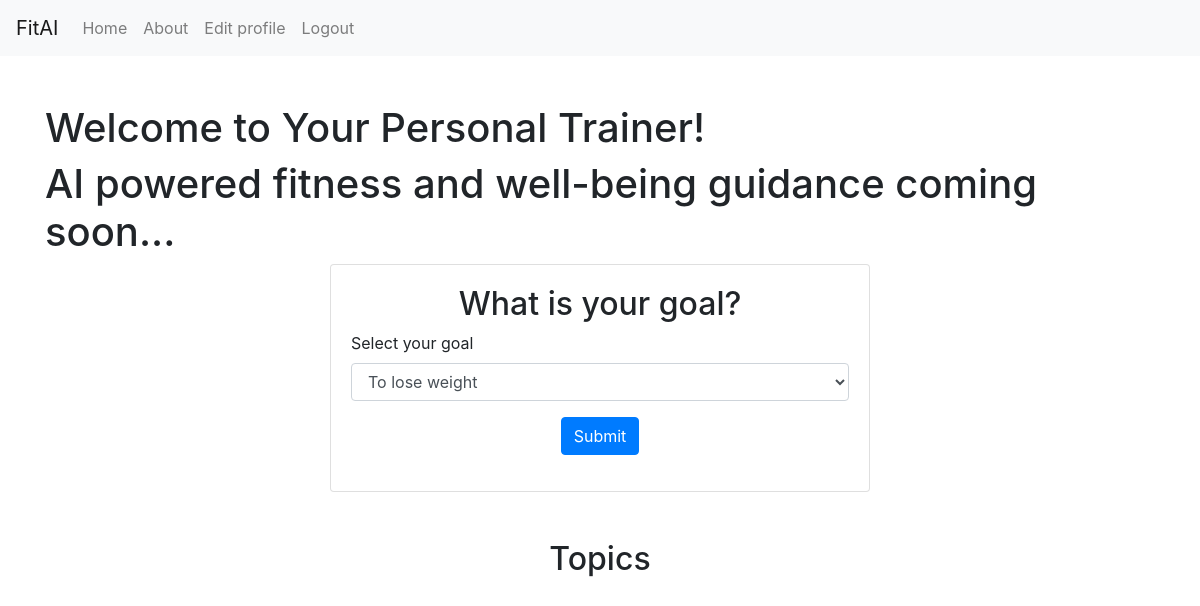
The app's page /user (signed in), older data.
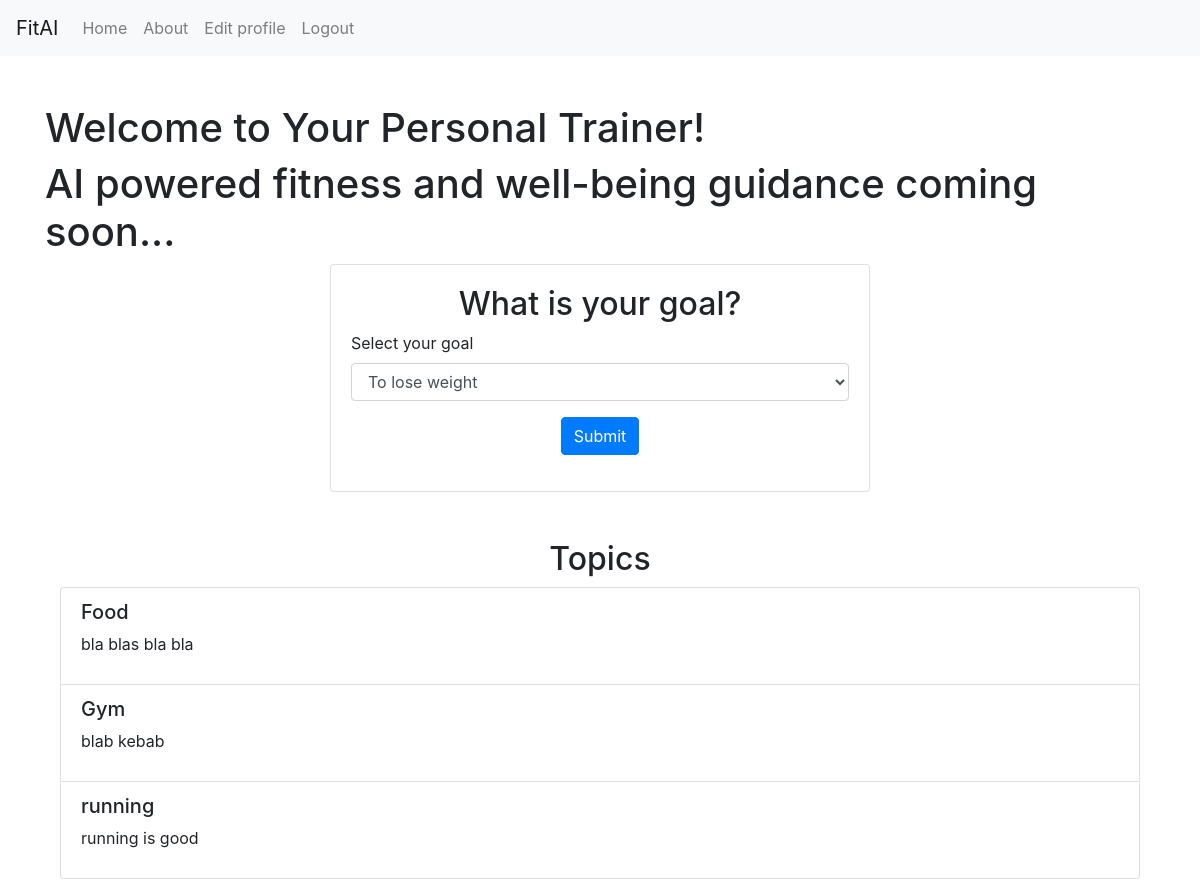
The same page, newer data.
### main.py (models this page shows, shortened)
class Topics(db.Model):
    id = db.Column(db.Integer, primary_key=True)
    title = db.Column(db.String(100), nullable=False)
    description = db.Column(db.Text, nullable=True)

### main.py (the view)
@app.route("/user", methods=["POST", "GET"])
def user():
    if "user" in session:
        email = session["email"]
        user = Users.query.filter_by(email=email).first()
        topics = Topics.query.all()  # לקבל את כל הנושאים
        if request.method == "POST":
            goal = request.form["goal"]
            db.session.commit()
            flash("Information updated successfully!", "success")
            return redirect(url_for("user"))
        return render_template("user.html", email=email, topics=topics)
    else:
        return redirect(url_for("login"))

### main.py (called while the page is built)
@app.context_processor
def inject_user():
    user_email = session.get("email")
    user_type = session.get("user_type")
    user = Users.query.filter_by(email=user_email).first() if user_email else None
    return dict(current_user=user)

### Templates/user.html (shortened to what this page needs)
{% extends "base.html" %}
{% block content %}
<div class="background-image">
    <div class="container mt-5">
        <div class="welcome-message">
            <h1>Welcome to Your Personal Trainer!</h1>
            <h1>AI powered fitness and well-being guidance coming soon...</h1>
        </div>
        <div class="row">
            <div class="col-md-6 offset-md-3">
                <div class="card">
                    <div class="card-body">
                        <h2 class="text-center">What is your goal?</h2>
                        <form action="/user" method="POST">
                            <div class="form-group">
                                <label for="goal">Select your goal</label>
                                <select name="goal" id="goal" class="form-control">
                                    <option value="lose_weight">To lose weight</option>
                                </select>
                            </div>
                            <div class="form-group text-center mt-3">
                                <input type="submit" class="btn btn-primary" value="Submit">
                            </div>
                        </form>
                    </div>
                </div>
            </div>
        </div>
        <div class="container mt-5">
            <h2 class="text-center">Topics</h2>
            <ul class="list-group">
                {% for topic in topics %}
                    <li class="list-group-item">
                        <h5>{{ topic.title }}</h5>
                        <p>{{ topic.description }}</p>
                    </li>
                {% endfor %}
            </ul>
        </div>
    </div>
</div>
{% endblock %}

Row changes from the older to the newer data that the page shows:
added Topics: title "Food", description "bla blas bla bla"
added Topics: title "Gym", description "blab kebab"
added Topics: title "running", description "running is good"
